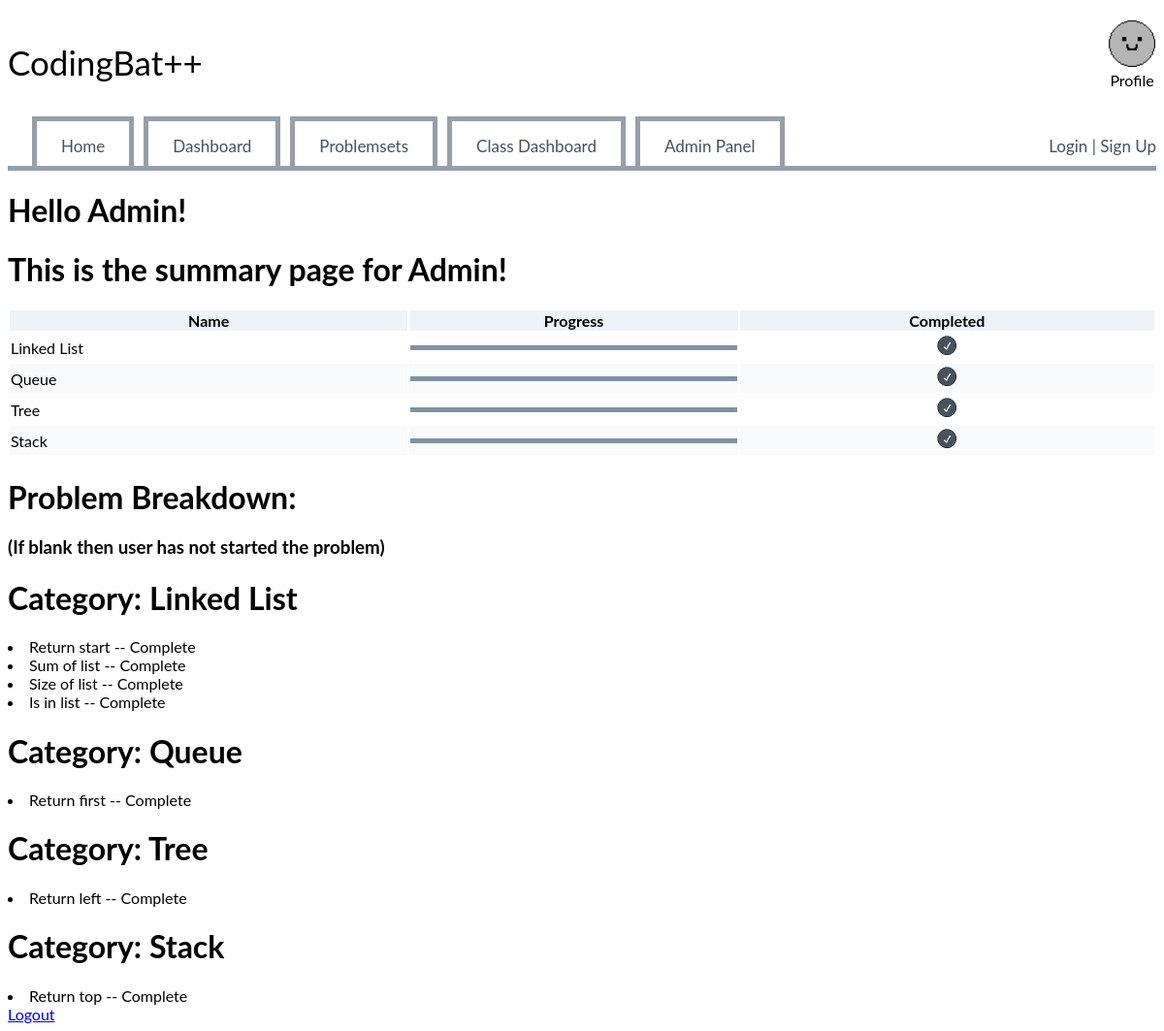
Screenshot of /Admin/summary (signed in) with the database file from the repository.
### website/models.py (models this page shows)
class User(db.Model , UserMixin):
    id = db.Column(db.Integer, primary_key=True, nullable=False)
    email = db.Column(db.String(150), unique=True, nullable=False)
    password = db.Column(db.String, nullable=False)
    username = db.Column(db.String(150), unique=True, nullable=False)
    role = db.Column(db.String(80), nullable=False)
    class_id = db.Column(db.Integer, db.ForeignKey('classroom.id'), nullable=True)
    problems = db.relationship('Problems', secondary='user_progress', back_populates='users', lazy='dynamic')
    user_progress = db.relationship('Progress', back_populates='user', lazy='dynamic', cascade="all, delete-orphan")

class ProblemCategory(db.Model):
    __tablename__ = 'problem_categories'
    id = db.Column(db.Integer, primary_key=True)
    name = db.Column(db.String(100), unique=True, nullable=False)
    description = db.Column(db.Text, nullable=True)
    problems = db.relationship('Problems', lazy=True)

class Problems(db.Model):
    id = db.Column(db.Integer, primary_key=True)
    problemName = db.Column(db.String(100), nullable=False, unique=True)
    function = db.Column(db.Text, nullable=False)
    description = db.Column(db.Text, nullable=False)
    difficulty = db.Column(db.String(80), nullable=False)
    users = db.relationship('User', secondary='user_progress', back_populates='problems', lazy='dynamic')
    user_progress = db.relationship('Progress', back_populates='problem', lazy='dynamic', cascade="all, delete-orphan")
    category_id = db.Column(db.Integer, db.ForeignKey('problem_categories.id'), nullable=False)
    category = db.relationship('ProblemCategory', backref=db.backref('problem_set', lazy=True), overlaps='problems')
    test_cases = db.relationship('TestCases', backref='problem', lazy=True, cascade="all, delete")

class Progress(db.Model):
    __tablename__ = "user_progress"
    User_ID = db.Column(db.Integer, db.ForeignKey("user.id", ondelete="CASCADE"), primary_key=True)
    Problem_ID = db.Column(db.Integer, db.ForeignKey('problems.id', ondelete="CASCADE"), primary_key=True)
    completed = db.Column(db.Boolean, default=False)
    user = db.relationship('User', back_populates='user_progress')
    problem = db.relationship('Problems', back_populates='user_progress')

### website/views.py (the view)
@views.route("/<username>/summary")
@login_required
def summary(username):
    if current_user.role == "Student":
        flash("You do not have access to view this page.", 'error')
        return redirect(url_for('views.home'))
    user = User.query.filter_by(username=username).first()
    categories = ProblemCategory.query.all()
    percent=0
    category_progress = []
    for category in categories:
        categoryProblems = Problems.query.filter_by(category_id=category.id).all()
        total_problems = len(categoryProblems)
        completed_problems = 0
        for problem in categoryProblems:
            progress = Progress.query.filter_by(User_ID=user.id, Problem_ID=problem.id).all()
            for x in progress:
                if x.completed:
                    completed_problems+=1
        if total_problems > 0:
            percent = (completed_problems/total_problems * 100)
        category_progress.append({"name" : category.name, "percent" : percent})
    return render_template("summary.html", category_progress=category_progress, username=username, categories=categories, problems=Problems.query.all(), problemProgress=Progress.query.filter_by(User_ID=user.id).all())

### website/templates/summary.html (shortened to what this page needs)
{% extends 'base.html' %}
{% block content %}
{% if current_user.is_authenticated %}
    <h1>Hello {{current_user.username}}!</h1>
{% endif %}
<h1>This is the summary page for {{username}}!</h1>
<div class="Table">
    <table>
        <tr>
            <th>Name</th>
            <th>Progress</th>
            <th>Completed</th>
        </tr>
        {% for item in category_progress %}
        <tr>
            <td>{{ item.name }} <span class="hidden" >{{item.percent}}</span></td>
            <td>
                <div class="Dashboardtotal">
                    <div class="Dashboardcompleted" id="{{loop.index}}"></div>
                </div>
            </td>
            <td class="TableCompleted">
                {% if item.percent == 100 %}
                    <img src="{{ url_for('static', filename='CheckBox_Complete.png') }}" alt="CheckBox_Complete" class="TableIMG">
                {% else %}
                    <img alt="CheckBox_Incomplete" src="{{ url_for('static', filename='CheckBox_Incomplete.png') }}" class="TableIMG">
                {% endif %}
            </td>
        </tr>
        {% endfor %}
    </table>
</div>
<div>
    <h1>Problem Breakdown:</h1>
    <h3>(If blank then user has not started the problem)</h3>
    {% for category in categories%}
        <h1>Category: {{category.name}}</h1>
        {% for problem in problems %}
            {% if problem.category_id == category.id %}
                <li>
                    {{problem.problemName}}
                     --
                    {% for progress in problemProgress %}
                        {% if progress.Problem_ID == problem.id %}
                            {% if progress.completed %}
                                Complete
                            {% else %}
                                Incomplete
                            {% endif %}
                        {% endif %}
                    {% endfor %}
                </li>
            {% endif %}
        {% endfor %}
    {% endfor %}
</div>
<a id="logout" href="/logout">Logout</a>
{% endblock %}

### website/static/styles.css (style rules this page uses)
body { font-family: 'Lato'; }
.Table table { width: 100%; }
.Table th { background-color: #EFF2F7; }
.Dashboardtotal { width: 100%; background-color: #E5E9F2; height: 5px; overflow: hidden; }
.Dashboardcompleted { background-color: #8190A5; height: 5px; }
tr:nth-child(odd) { background-color: #F9FAFC; }
.TableCompleted { text-align: center; justify-content: center; }
.TableIMG { width: 25px; height: 25px; }

### rows the page displays
User: username "Admin"
ProblemCategory: name "Linked List"
ProblemCategory: name "Queue"
ProblemCategory: name "Tree"
ProblemCategory: name "Stack"
Problems: problemName "Return start"
Progress: completed "Complete"
Problems: problemName "Sum of list"
Progress: completed "Complete"
Problems: problemName "Size of list"
Progress: completed "Complete"
Problems: problemName "Is in list"
Progress: completed "Complete"
Problems: problemName "Return first"
Progress: completed "Complete"
Problems: problemName "Return left"
Progress: completed "Complete"
Problems: problemName "Return top"
Progress: completed "Complete"

### other values shown
{{ username }} "Admin"
